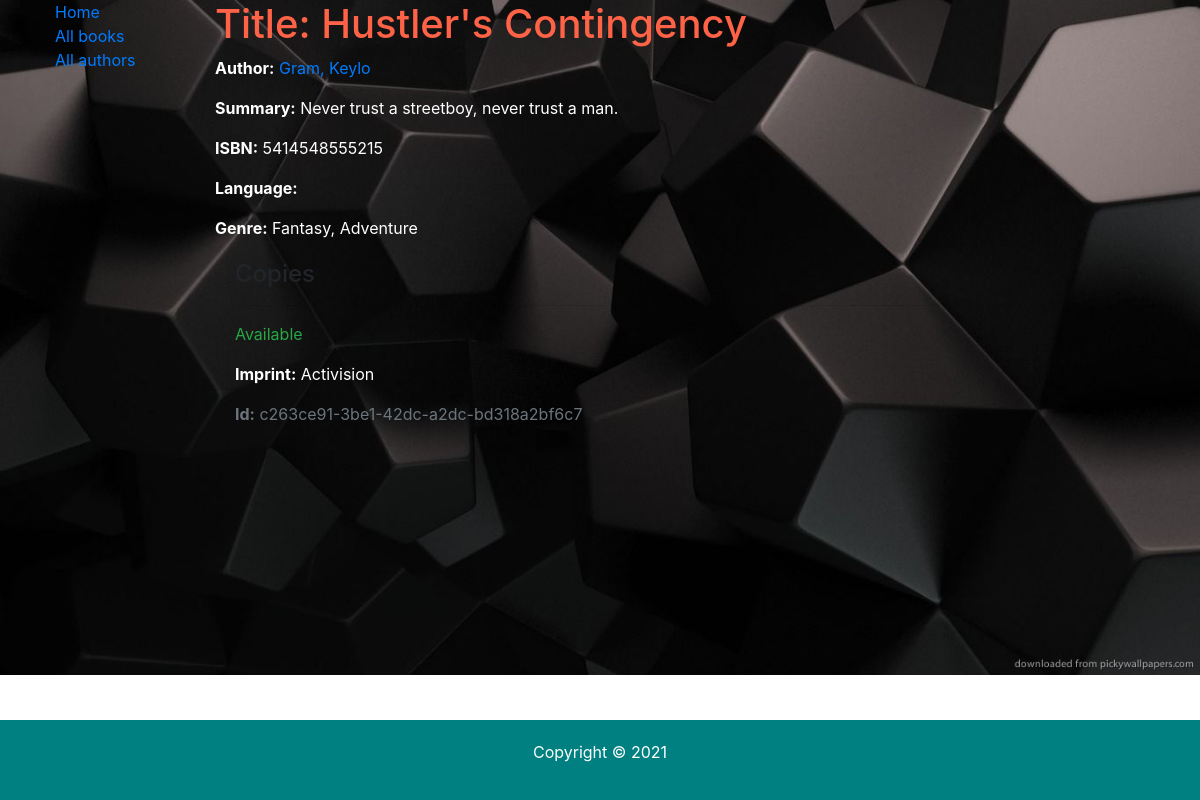
/catalog/book/2, run on the app's committed database.
### catalog/models.py (models this page shows, shortened)
class Book(models.Model):
    title = models.CharField(max_length=200)
    author = models.ForeignKey('Author', on_delete=models.SET_NULL, null=True)
    summary = models.TextField(max_length=1000, help_text='Enter a brief description of the book')
    isbn = models.CharField('ISBN', max_length=13, unique=True,
                             help_text='13 Character <a href="https://www.isbn-international.org/content/what-isbn">ISBN number</a>')
    genre = models.ManyToManyField(Genre, help_text='Select a genre for this book')
    def display_genre(self):
        """Create a string for the Genre. This is required to display genre in Admin."""
        return ', '.join(genre.name for genre in self.genre.all()[:3])
    display_genre.short_description = 'Genre'

class Author(models.Model):
    first_name = models.CharField(max_length=100)
    last_name = models.CharField(max_length=100)
    date_of_birth = models.DateField(null=True, blank=True)
    date_of_death = models.DateField('Died', null=True, blank=True)
    class Meta:
        ordering = ['last_name', 'first_name']
    def __str__(self):
        return f'{self.last_name}, {self.first_name}'

class Genre(models.Model):
    name = models.CharField(max_length=200, help_text='Enter a book genre (e.g. Science Fiction)')
    def __str__(self):
        return self.name

class BookInstance(models.Model):
    id = models.UUIDField(primary_key=True, default=uuid.uuid4, help_text='Unique ID for this particular book across whole library')
    book = models.ForeignKey('Book', on_delete=models.RESTRICT)
    imprint = models.CharField(max_length=200)
    due_back = models.DateField(null=True, blank=True)
    LOAN_STATUS = (
        ('m', 'Maintenance'),
        ('o', 'On loan'),
        ('a', 'Available'),
        ('r', 'Reserved'),
    )
    status = models.CharField(
        max_length=1,
        choices=LOAN_STATUS,
        blank=True,
        default='m',
        help_text='Book availability',
    )
    class Meta:
        ordering = ['due_back']

### catalog/views.py (the view, shortened to what this page needs)
# urls.py: path('book/<int:pk>', views.BookDetailView.as_view(), name='book-detail'),
class BookDetailView(generic.DetailView):
    model = Book

### catalog/templates/catalog/book_detail.html (shortened to what this page needs)
{% extends "base_generic.html" %}
{% block content %}
  <h1>Title: {{ book.title }}</h1>
  <p><strong>Author:</strong> <a href="">{{ book.author }}</a></p>
  <p><strong>Summary:</strong> {{ book.summary }}</p>
  <p><strong>ISBN:</strong> {{ book.isbn }}</p>
  <p><strong>Language:</strong> {{ book.language }}</p>
  <p><strong>Genre:</strong> {{ book.genre.all|join:", " }}</p>
  <div style="margin-left:20px;margin-top:20px">
    <h4>Copies</h4>
    {% for copy in book.bookinstance_set.all %}
      <hr>
      <p class="{% if copy.status == 'a' %}text-success{% elif copy.status == 'm' %}text-danger{% else %}text-warning{% endif %}">
        {{ copy.get_status_display }}
      </p>
      <p><strong>Imprint:</strong> {{ copy.imprint }}</p>
      <p class="text-muted"><strong>Id:</strong> {{ copy.id }}</p>
    {% endfor %}
  </div>
{% endblock %}

### catalog/static/catalog/styles.css (style rules this page uses)
body { background: white url("images/libb.jpg") no-repeat; background-size: 100%; padding-bottom: 58px; min-height: 100vh; }
h1 { color: tomato; }
p { color : white; }

### data on the page
Book: title "Hustler's Contingency", author "Gram, Keylo", summary "Never trust a streetboy, never trust a man.", isbn "5414548555215", genre.all "Fantasy, Adventure"
BookInstance: status "Available", imprint "Activision", id "c263ce91-3be1-42dc-a2dc-bd318a2bf6c7"
